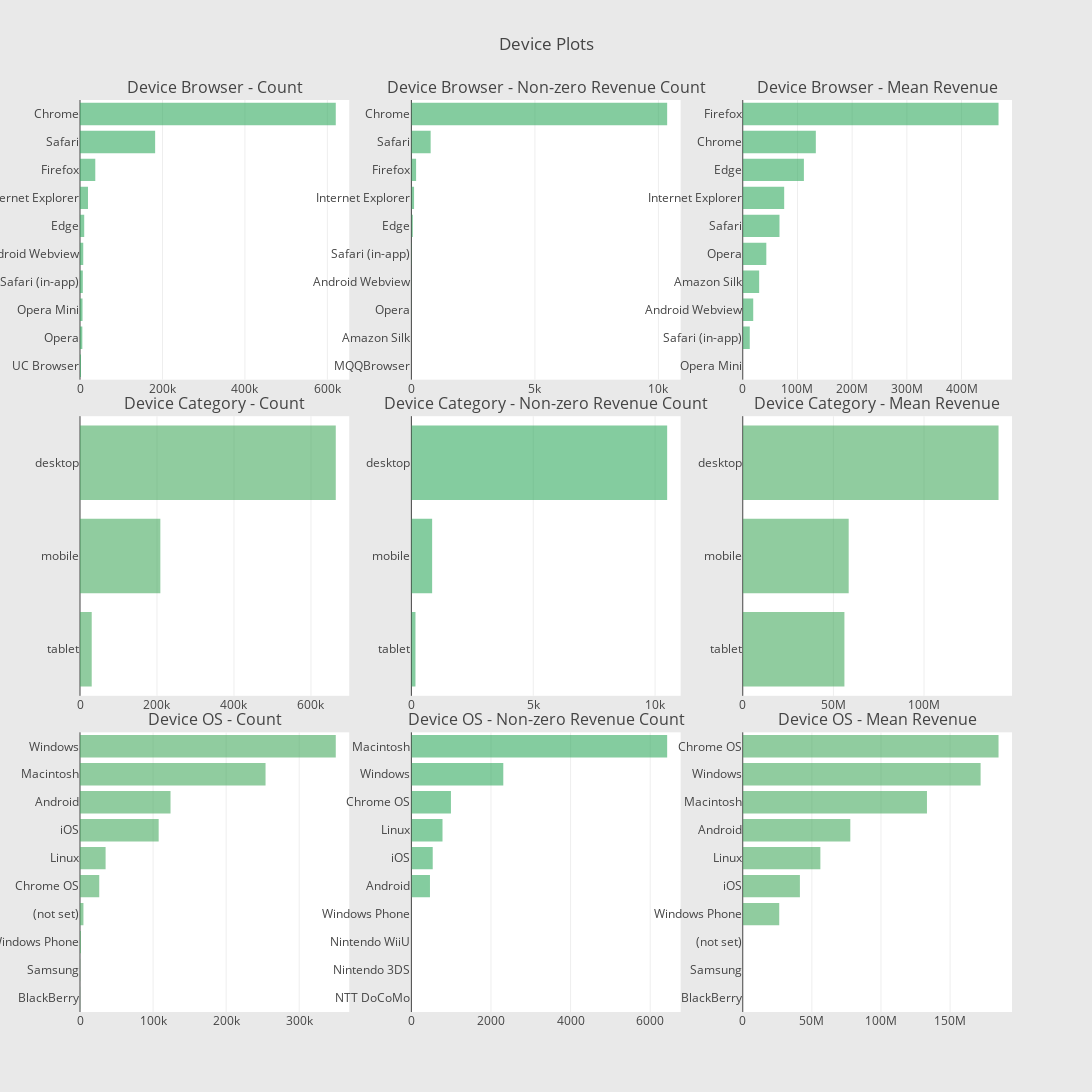

Notebook code for this chart:
### Code cell
# Creating two subplots
fig = tools.make_subplots(rows=3, cols=3, vertical_spacing=0.04, 
                          subplot_titles=["Device Browser - Count", "Device Browser - Non-zero Revenue Count", "Device Browser - Mean Revenue",
                                          "Device Category - Count",  "Device Category - Non-zero Revenue Count", "Device Category - Mean Revenue", 
                                          "Device OS - Count", "Device OS - Non-zero Revenue Count", "Device OS - Mean Revenue"])

fig.append_trace(trace1, 1, 1)
fig.append_trace(trace2, 1, 2)
fig.append_trace(trace3, 1, 3)
fig.append_trace(trace4, 2, 1)
fig.append_trace(trace5, 2, 2)
fig.append_trace(trace6, 2, 3)
fig.append_trace(trace7, 3, 1)
fig.append_trace(trace8, 3, 2)
fig.append_trace(trace9, 3, 3)

fig['layout'].update(height=1200, width=1200, paper_bgcolor='rgb(233,233,233)', title="Device Plots")

py.iplot(fig,filename='device-plots')

### Figure 1 — Plotly figure (JSON) as saved in the notebook; plotly's stock layout.template omitted (floating-point values rounded to 4 significant figures)
{"data": [{"marker": {"color": "rgba(50, 171, 96, 0.6)"}, "orientation": "h", "showlegend": false, "type": "bar", "uid": "246351e2-c3e1-11e8-88d1-ac2b6e075656", "x": [2427, 5643, 6139, 6850, 7865, 10205, 19375, 37069, 182245, 620364], "xaxis": "x", "y": ["UC Browser", "Opera", "Opera Mini", "Safari (in-app)", "Android Webview", "Edge", "Internet Explorer", "Firefox", "Safari", "Chrome"], "yaxis": "y"}, {"marker": {"color": "rgba(50, 171, 96, 0.6)"}, "orientation": "h", "showlegend": false, "type": "bar", "uid": "24639fc0-c3e1-11e8-a72e-ac2b6e075656", "x": [0, 1, 5, 6, 12, 58, 109, 191, 780, 10353], "xaxis": "x2", "y": ["MQQBrowser", "Amazon Silk", "Opera", "Android Webview", "Safari (in-app)", "Edge", "Internet Explorer", "Firefox", "Safari", "Chrome"], "yaxis": "y2"}, {"marker": {"color": "rgba(50, 171, 96, 0.6)"}, "orientation": "h", "showlegend": false, "type": "bar", "uid": "24641498-c3e1-11e8-bb68-ac2b6e075656", "x": [null, 12810000.0, 19140000.0, 29990000, 43070000, 67180000.0, 75740000.0, 111800000.0, 133600000.0, 467600000.0], "xaxis": "x3", "y": ["Opera Mini", "Safari (in-app)", "Android Webview", "Amazon Silk", "Opera", "Safari", "Internet Explorer", "Edge", "Chrome", "Firefox"], "yaxis": "y3"}, {"marker": {"color": "rgba(70, 171, 96, 0.6)"}, "orientation": "h", "showlegend": false, "type": "bar", "uid": "24646280-c3e1-11e8-8bd1-ac2b6e075656", "x": [30449, 208725, 664479], "xaxis": "x4", "y": ["tablet", "mobile", "desktop"], "yaxis": "y4"}, {"marker": {"color": "rgba(50, 171, 96, 0.6)"}, "orientation": "h", "showlegend": false, "type": "bar", "uid": "2464d76c-c3e1-11e8-8416-ac2b6e075656", "x": [168, 852, 10495], "xaxis": "x5", "y": ["tablet", "mobile", "desktop"], "yaxis": "y5"}, {"marker": {"color": "rgba(70, 171, 96, 0.6)"}, "orientation": "h", "showlegend": false, "type": "bar", "uid": "24652562-c3e1-11e8-bea2-ac2b6e075656", "x": [56080000.0, 58430000.0, 141100000.0], "xaxis": "x6", "y": ["tablet", "mobile", "desktop"], "yaxis": "y6"}, {"marker": {"color": "rgba(70, 171, 96, 0.6)"}, "orientation": "h", "showlegend": false, "type": "bar", "uid": "24659a2c-c3e1-11e8-8ef3-ac2b6e075656", "x": [218, 280, 1216, 4695, 26337, 35034, 107665, 123892, 253938, 350072], "xaxis": "x7", "y": ["BlackBerry", "Samsung", "Windows Phone", "(not set)", "Chrome OS", "Linux", "iOS", "Android", "Macintosh", "Windows"], "yaxis": "y7"}, {"marker": {"color": "rgba(50, 171, 96, 0.6)"}, "orientation": "h", "showlegend": false, "type": "bar", "uid": "24663634-c3e1-11e8-8ab0-ac2b6e075656", "x": [0, 0, 0, 1, 467, 536, 782, 994, 2309, 6426], "xaxis": "x8", "y": ["NTT DoCoMo", "Nintendo 3DS", "Nintendo WiiU", "Windows Phone", "Android", "iOS", "Linux", "Chrome OS", "Windows", "Macintosh"], "yaxis": "y8"}, {"marker": {"color": "rgba(70, 171, 96, 0.6)"}, "orientation": "h", "showlegend": false, "type": "bar", "uid": "2466841e-c3e1-11e8-820f-ac2b6e075656", "x": [null, null, null, 26400000, 41360000.0, 56150000.0, 77820000.0, 133300000.0, 172100000.0, 185000000.0], "xaxis": "x9", "y": ["BlackBerry", "Samsung", "(not set)", "Windows Phone", "iOS", "Linux", "Android", "Macintosh", "Windows", "Chrome OS"], "yaxis": "y9"}], "layout": {"annotations": [{"font": {"size": 16}, "showarrow": false, "text": "Device Browser - Count", "x": 0.1444, "xanchor": "center", "xref": "paper", "y": 1, "yanchor": "bottom", "yref": "paper"}, {"font": {"size": 16}, "showarrow": false, "text": "Device Browser - Non-zero Revenue Count", "x": 0.5, "xanchor": "center", "xref": "paper", "y": 1, "yanchor": "bottom", "yref": "paper"}, {"font": {"size": 16}, "showarrow": false, "text": "Device Browser - Mean Revenue", "x": 0.8556, "xanchor": "center", "xref": "paper", "y": 1, "yanchor": "bottom", "yref": "paper"}, {"font": {"size": 16}, "showarrow": false, "text": "Device Category - Count", "x": 0.1444, "xanchor": "center", "xref": "paper", "y": 0.6533, "yanchor": "bottom", "yref": "paper"}, {"font": {"size": 16}, "showarrow": false, "text": "Device Category - Non-zero Revenue Count", "x": 0.5, "xanchor": "center", "xref": "paper", "y": 0.6533, "yanchor": "bottom", "yref": "paper"}, {"font": {"size": 16}, "showarrow": false, "text": "Device Category - Mean Revenue", "x": 0.8556, "xanchor": "center", "xref": "paper", "y": 0.6533, "yanchor": "bottom", "yref": "paper"}, {"font": {"size": 16}, "showarrow": false, "text": "Device OS - Count", "x": 0.1444, "xanchor": "center", "xref": "paper", "y": 0.3067, "yanchor": "bottom", "yref": "paper"}, {"font": {"size": 16}, "showarrow": false, "text": "Device OS - Non-zero Revenue Count", "x": 0.5, "xanchor": "center", "xref": "paper", "y": 0.3067, "yanchor": "bottom", "yref": "paper"}, {"font": {"size": 16}, "showarrow": false, "text": "Device OS - Mean Revenue", "x": 0.8556, "xanchor": "center", "xref": "paper", "y": 0.3067, "yanchor": "bottom", "yref": "paper"}], "height": 1200, "paper_bgcolor": "rgb(233,233,233)", "title": "Device Plots", "width": 1200, "xaxis": {"anchor": "y", "domain": [0, 0.2889]}, "xaxis2": {"anchor": "y2", "domain": [0.3556, 0.6444]}, "xaxis3": {"anchor": "y3", "domain": [0.7111, 1]}, "xaxis4": {"anchor": "y4", "domain": [0, 0.2889]}, "xaxis5": {"anchor": "y5", "domain": [0.3556, 0.6444]}, "xaxis6": {"anchor": "y6", "domain": [0.7111, 1]}, "xaxis7": {"anchor": "y7", "domain": [0, 0.2889]}, "xaxis8": {"anchor": "y8", "domain": [0.3556, 0.6444]}, "xaxis9": {"anchor": "y9", "domain": [0.7111, 1]}, "yaxis": {"anchor": "x", "domain": [0.6933, 1]}, "yaxis2": {"anchor": "x2", "domain": [0.6933, 1]}, "yaxis3": {"anchor": "x3", "domain": [0.6933, 1]}, "yaxis4": {"anchor": "x4", "domain": [0.3467, 0.6533]}, "yaxis5": {"anchor": "x5", "domain": [0.3467, 0.6533]}, "yaxis6": {"anchor": "x6", "domain": [0.3467, 0.6533]}, "yaxis7": {"anchor": "x7", "domain": [0, 0.3067]}, "yaxis8": {"anchor": "x8", "domain": [0, 0.3067]}, "yaxis9": {"anchor": "x9", "domain": [0, 0.3067]}}}
